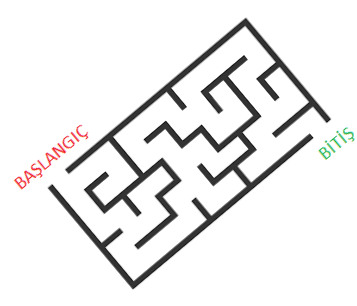
#> input picture color-filter/rt1.png, 357 x 306 px
$ python d.py
#> lines starting #> are read from the running program, lines starting #| are printed output that depends on the picture; after the words box and inside, x2 and y2 are one past the last pixel; in counts of white or black regions, pixels touching at a corner belong together
import cv2
import numpy as np

frame = cv2.imread('rt1.png', 1)
#> frame is the input picture: shape (306, 357, 3); mean B, G, R 235.8, 236, 236.4
tt = cv2.imread('rt1.png', 1)
tt2 = cv2.imread('rt1.png', 1)
hsv = cv2.cvtColor(frame, cv2.COLOR_BGR2HSV)
#> hsv: shape (306, 357, 3); mean H, S, V 1, 1.1, 236.6
#cv2.imshow('hsv',hsv)
#cv2.waitKey(0)

lower_red = np.array([0, 10, 10])

upper_red = np.array([255, 255, 255])

mask = cv2.inRange(hsv, lower_red, upper_red)
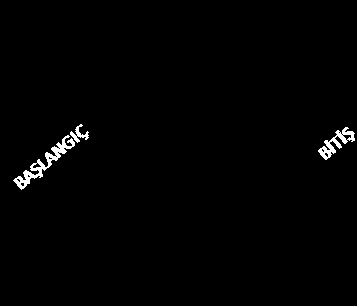
#> mask: shape (306, 357); 1.1% white; 3 white regions, box (x1, y1, x2, y2) and area: (13, 135, 75, 190) 634, (318, 127, 355, 160) 386, (70, 124, 89, 143) 130
res = cv2.bitwise_and(frame, frame, mask=mask)
mask2=cv2.bitwise_not(mask,None,None);

#res2 = cv2.bitwise_xor(frame,,mask,mask=mask)

print(upper_red,upper_red.dtype,upper_red.shape)


[r,c]= tt.shape[:2]
#> r = 306; c = 357
print(r,c)
#| 306 357
r=r-1
#> r = 305
c=c-1
#> c = 356
dd=1
print(mask[162,260])
#| 0
for i in range(0,c):
    for j in range(0, r):
        #print(j,i)
        #print(mask[j,i])
        if mask[j,i] == 255:
            dd = dd + 1

            print("girdi")
            print(dd)
            tt[j][i][1] =255
            tt[j][i][0] = 255
            tt[j][i][2] = 255
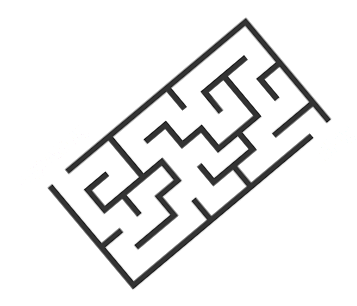
#> tt: shape (306, 357, 3); 1.05% of pixels changed, all inside (x1, y1, x2, y2) = (13, 124, 355, 190)
#> after the loop, dd = 1151


#res2[159,260,0] = 0
#res2[159,260,1] = 0
#res2[159,260,2] = 0

cv2.imshow('frame', frame)
cv2.imshow('mask', mask)
#cv2.imshow('res', res)
cv2.imshow('tt', tt)
cv2.imshow('tt2', tt2)
kt=cv2.imread('kt.png',1)
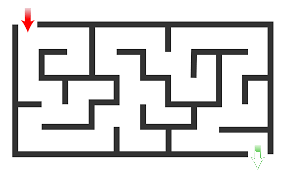
#> input picture color-filter/kt.png, 284 x 178 px
#> kt is the input picture: shape (178, 284, 3); mean B, G, R 214.9, 215, 215.5
cv2.imshow('kt', kt)
#cv2.imwrite('kt.png',tt)


k = cv2.waitKey(0)
#> (key Esc is pressed here)

cv2.destroyAllWindows()
